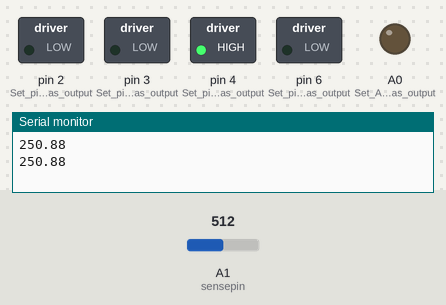
Simulated run of this sketch. Board: Arduino Uno, built with avr-gcc and run on an emulated ATmega328P. Shown: switched loads named in the sketch (green lamp = pin HIGH), output pins drawn as LEDs (lit = HIGH), the last lines printed to the serial monitor. The test bench sets the inputs (shaded band); at power-on: A1 (sensepin) = 512.

Above: at 33.0 s.
33.1 s: A1 (sensepin) set to 108
48.1 s: A1 (sensepin) set to 92
At 55.8 s:
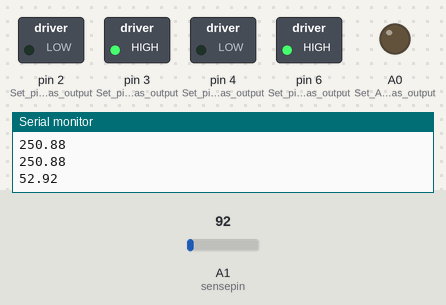
At 60.8 s:
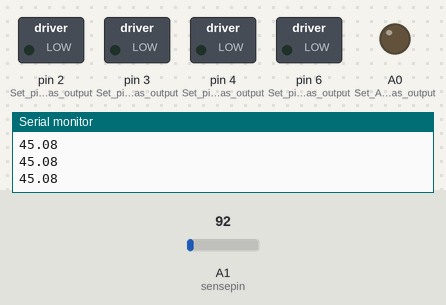
63.1 s: A1 (sensepin) set to 122
At 63.4 s:
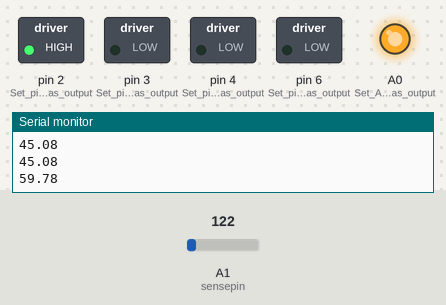
Timing chart, 0 to 84.1 s (numbered marks = the images above; inputs shaded):
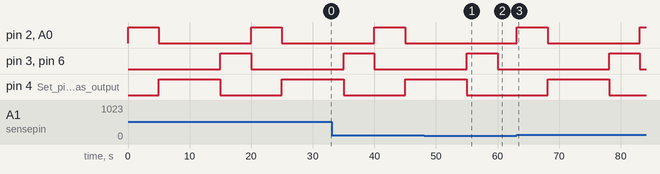

Measured:
- the behaviour switches between 103 and 102 on A1 (sensepin) (found by bisection; images 0 and 1)
- after the input at 48.1 s, pin 2 (Set_pin_2_as_output), A0 (Set_A0_pin_as_output): stays LOW (without the input it goes to HIGH after 11.9 s)
- after the input at 63.1 s, pin 2 (Set_pin_2_as_output), A0 (Set_A0_pin_as_output): LOW → HIGH at once, → LOW 5.0 s later, → HIGH 15.0 s later; pin 3 (Set_pin_3_as_output), pin 6 (Set_pin_6_as_output): LOW → HIGH after 15.0 s, → LOW 5.0 s later; pin 4 (Set_pin_4_as_output): LOW → HIGH after 5.0 s, → LOW 10.0 s later
- by itself, pin 2 (Set_pin_2_as_output), A0 (Set_A0_pin_as_output): alternates HIGH for 5.0 s and LOW for 15.0 s

The sketch:

Fire_Fighter_Robot.ino
```cpp
// (licence header left out)
int sensepin = A1;  // Define analog pin for temperature sensor

void setup() {
  Serial.begin(9600);     // Initialize serial communication
  pinMode(6, OUTPUT);     // Set pin 6 as output
  digitalWrite(6, LOW);   // Set pin 6 to LOW initially
  pinMode(A0, OUTPUT);    // Set A0 pin as output
  digitalWrite(A0, LOW);  // Set A0 pin to LOW initially
  pinMode(3, OUTPUT);     // Set pin 3 as output
  digitalWrite(3, LOW);   // Set pin 3 to LOW initially
  pinMode(2, OUTPUT);     // Set pin 2 as output
  digitalWrite(2, LOW);   // Set pin 2 to LOW initially
  pinMode(4, OUTPUT);     // Set pin 4 as output
  digitalWrite(4, LOW);   // Set pin 4 to LOW initially
}

void loop() {
  int temp1 = analogRead(sensepin);  // Read temperature from sensor
  Serial.println(temp1 * 0.49);      // Convert and print temperature in degrees Celsius

  // Control actions based on temperature threshold
  if ((temp1 * 0.49) > 50) {
    // Activate actuators
    digitalWrite(6, LOW);
    digitalWrite(A0, HIGH);
    digitalWrite(3, LOW);
    digitalWrite(2, HIGH);
    delay(5000);  // Wait for 5 seconds
    digitalWrite(6, LOW);
    digitalWrite(A0, LOW);
    digitalWrite(3, LOW);
    digitalWrite(2, LOW);

    digitalWrite(4, HIGH);
    delay(10000);  // Wait for 10 seconds
    digitalWrite(4, LOW);

    digitalWrite(A0, LOW);
    digitalWrite(6, HIGH);
    digitalWrite(2, LOW);
    digitalWrite(3, HIGH);
    delay(5000);  // Wait for 5 seconds
    digitalWrite(6, LOW);
    digitalWrite(A0, LOW);
    digitalWrite(3, LOW);
    digitalWrite(2, LOW);
  }

  // Reset actuators if temperature falls below threshold
  if ((temp1 * 0.49) < 50) {
    digitalWrite(6, LOW);
    digitalWrite(A0, LOW);
    digitalWrite(3, LOW);
    digitalWrite(2, LOW);
    digitalWrite(4, LOW);
  }
}
```
